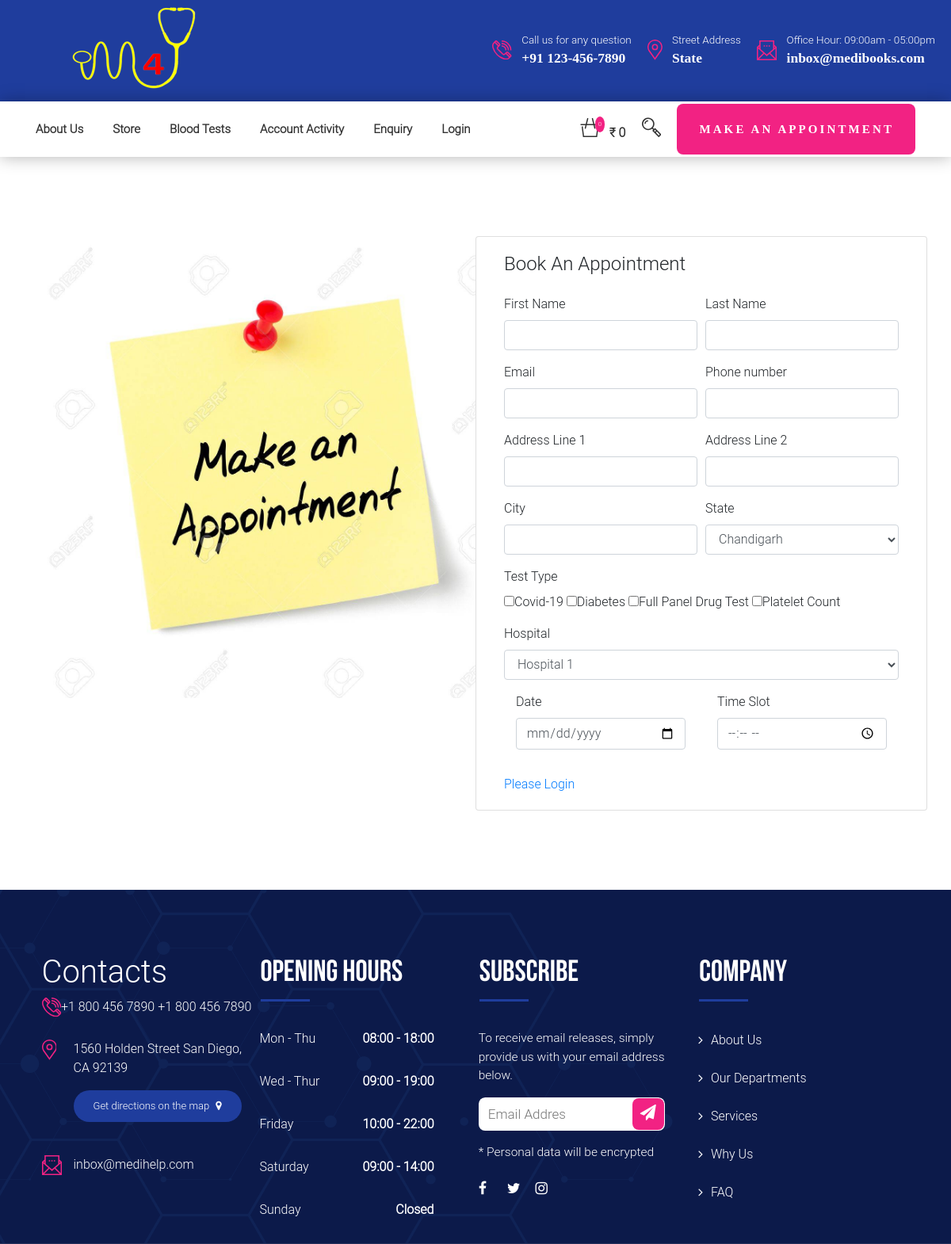
The page /store/make_appointments/ on the database its author committed.
### store/models.py (models this page shows, shortened)
class BloodCategory(models.Model):
    category_name = models.CharField(max_length=100)
    category_price = models.IntegerField()

### store/views.py (the view)
# urls.py: path('make_appointments/', views.make_appointments, name='make_appointments'),
def make_appointments(request):
    return render(request, 'store/make_appointments.html')

### carts/context_processors.py (called while the page is built)
def counter(request):
    cart_count =0
    if 'admin' in request.path:
        return {}
    else:
        try:
            total = 0
            if request.user.is_authenticated:
                cart_items = CartItem.objects.all().filter(user=request.user)
            else:
                cart = Cart.objects.filter(cart_id=_cart_item(request))
                cart_items = CartItem.objects.all().filter(cart=cart[:1])
            for cart_item in cart_items:
                cart_count+=cart_item.quantity
                total += cart_item.quantity * cart_item.product.price
        except Cart.DoesNotExist:
            cart_count=0
    return dict(cart_count=cart_count, total=total)

def navCart(request):
    tax=0
    grand_total=0
    total=0
    quantity=0
    cart_items=None
    try:
        if request.user.is_authenticated:
            cart_items = CartItem.objects.filter(user=request.user, is_active=True)
        else:
            cart = Cart.objects.get(cart_id= _cart_item(request))
            cart_items = CartItem.objects.filter(cart =cart, is_active=True)
        for cart_item in cart_items:
            total+=(cart_item.product.price * cart_item.quantity)
            quantity+=cart_item.quantity
        tax= (2*total)/100
        grand_total = total+tax
    except ObjectDoesNotExist:
        pass
    context = {
        'grand_totalNAV':grand_total,
        'taxNAV':tax,
        'totalNAV': total,
        'quantityNAV': quantity,
        'cart_itemss': cart_items,
    }
    return context

### carts/views.py (called while the page is built)
def _cart_item(request):
    cart =  request.session.session_key
    if not cart:
        cart = request.session.create()
    return cart

### category/context_processors.py (called while the page is built)
def menu_links(request):
    links = Category.objects.all()
    return dict(links=links)

### category/models.py (called while the page is built)
    def get_url(self):
        return reverse("product_by_category", args=[self.slug])

### store/context_processors.py (called while the page is built)
def blood_category(request):
    blood_cat = BloodCategory.objects.all()
    hospitals = Hospital.objects.all()
    state_names = AddState.objects.all()
    return dict(blood_cat=blood_cat, hospitals=hospitals, state_names =state_names)

### templates/store/make_appointments.html (shortened to what this page needs)
{%extends 'base.html'%}
{%load static%}
{%block content%}
<div class="container" style="margin-bottom: 100px; margin-top: 100px;">
    <div class="row">
        <div class="img col-md-6 col-sm-12">
            <img src="{%static 'base/images/appointment.jpg'%}" style="width: 600px;">
        </div>
                <div class ="card col-md-6 col-sm-12 appoint">
                    <div class="card-body">
                        <h4 class="card-title mb-4">Book An Appointment</h4>
                        <form action="{%url 'appointments'%}" method="POST">
                            <div class="form-row">
                                <div class="col form-group">
                                    <label for="">First Name</label>
                                    <input type="text" name="first_name" class="form-control" required>
                                </div>
                                <div class="col form-group">
                                    <label for="">Last Name</label>
                                    <input type="text" name="last_name" class="form-control" required>
                                </div>
                            </div>
                            <div class="form-row">
                                <div class="col form-group">
                                    <label for="">Email</label>
                                    <input type="text" name="email" class="form-control" required>
                                </div>
                                <div class="col form-group">
                                    <label for="">Phone number</label>
                                    <input type="text" name="phone" class="form-control" required>
                                </div>
                            </div>
                            <div class="form-row">
                                <div class="col form-group">
                                    <label for="">Address Line 1</label>
                                    <input type="text" name="address_line_1" class="form-control" required>
                                </div>
                                <div class="col form-group">
                                    <label for="">Address Line 2</label>
                                    <input type="text" name="address_line_2" class="form-control" required>
                                </div>
                            </div>
                            <div class="form-row">
                                <div class="col form-group">
                                    <label for="">City</label>
                                    <input type="text" name="city" class="form-control" required>
                                </div>
                                <div class="col form-group">
                                    <label for="">State</label>
                                    <select name="state" class="form-control" required>
                                        {%for state in state_names%}
                                        <option value="{{state.state}}">{{state.state}}</option>
                                        {%endfor%}
                                    </select>
                                </div>
                            </div>
                            <div class="form-row">
                            <div class="col form-group">
                                <label for="">Test Type</label><br>
                                    {%for cat in blood_cat%}
                                    <input type="checkbox" value="{{cat.category_name}}" name="{{cat.category_name}}">{{cat.category_name}}</option>
                                    {%endfor%}
                            </div>
                            </div>
                            <div class="form-row">
                                <div class="col form-group">
                                    <label for="">Hospital</label>
                                    <select name="hospital" class="form-control" required>
                                        {%for hos in hospitals%}
                                        <option value="{{hos.hospital_name}}">{{hos.hospital_name}}</option>
                                        {%endfor%}
                                    </select>
                                </div>
                            </div>
                            <div class="form-row">
                                <div class="col form-group">
                                    <div class="col form-group">
                                        <label for="">Date</label>
                                        <input class="form-control" name='date' type="date" placeholder="Date">
                                    </div>
                                </div>
                                <div class="col form-group">
                                    <div class="col form-group">
                                        <label for="">Time Slot</label>
                                        <input class="form-control" name='time' type="time" placeholder="time">
                                    </div>
                                </div>
                            </div>
                            {%if user.is_authenticated%}
                                <button type="submit" class="btn btn-block" style="background-color: #f22283;"> Book Now </button>
                            {%else%}
                                <a href="{%url 'login'%}" >Please Login</button>
                            {%endif%}
                        </form>
                    </div>
                </div>
    </div>
</div>
{%endblock%}

### templates/base.html (style rules this page uses)
@media (min-width:827px) { .appoint { width: 700px; } }

### rows shown on the page
BloodCategory: category_name "Covid-19"
BloodCategory: category_name "Diabetes"
BloodCategory: category_name "Full Panel Drug Test"
BloodCategory: category_name "Platelet Count"

### other values the page prints
{{ cart_count }} "0"
{{ total }} "0"
form field state "Chandigarh"
form field hospital "Hospital 1"
